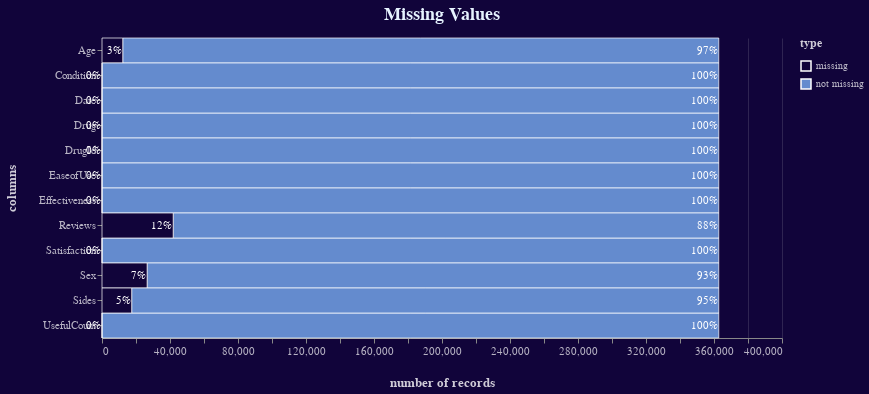

Source (notebook cell):
### Markdown cell above
### **Missing Values**

### Code cell
def missing_values(df):

    """Returns a summary of missing values in df"""
    nrows = df.shape[0]
    data = []

    def pct(n, total):
        return round(n/total, 2)

    for col in df.columns:

        # string (Object) type columns
        if df[col].dtype.kind == "O":
            df[col] = df[col].str.strip()
            nulls = df[df[col] == ""][col].count()
            nulls += df[col].isnull().sum()

            # numerical (int) type columns
        elif df[col].dtype.kind == "i":
            nulls = df[col].isnull().sum()

        pctofnulls = pct(nulls, nrows)
        data.extend(
            [{"column": col, "pct": 1-pctofnulls, "num of records": nrows-nulls,
              "type": "not missing"},
             {"column": col, "pct": pctofnulls, "num of records": nulls,
              "type": "missing"}])

    return pd.DataFrame(data)

missing = missing_values(df)

bars = (alt.Chart()
           .mark_bar(size=25,
                     strokeWidth=1,
                     stroke="white",
                     strokeOpacity=0.7,
                     )
           .encode(x=alt.X("sum(num of records)",
                           axis=alt.Axis(title="number of records",
                                         grid=True)),
                   y=alt.Y("column:O",
                           axis=alt.Axis(title="columns")),
                   tooltip=("column", "type", "num of records:Q",
                            alt.Tooltip("pct:Q", format=".1%")),
                   color=alt.Color("type",
                                   scale=alt.Scale(range=["#11043a",
                                                          "#648bce"])))
           .properties(title="Missing Values"))

text = (alt.Chart()
           .mark_text(align="right",
                      dx=-1)
           .encode(x=alt.X("sum(num of records)",
                           stack="zero"),
                   y=alt.Y("column"),
                   color=alt.Color("type",
                                   legend=None,
                                   scale=alt.Scale(range=["white"])),
                   text=alt.Text("pct", format=".0%")))

(alt.layer(bars, text, data = missing)
    .configure(background='#11043a')
    .configure_title(font="Arial",
                     fontSize=18,
                     color="#e6f3ff",
                     dy=-10)
    .configure_text(color="white")
    .configure_legend(titleFontSize=12,
                      titleColor="white",
                      tickCount=10,
                      titleOpacity=0.8,
                      labelColor="white",
                      labelOpacity=0.7,
                      titlePadding=10)
.configure_axis(titleFontSize=13,
                    titlePadding=20,
                    titleColor="white",
                    titleOpacity=0.8,
                    labelFontSize=11,
                    labelColor="white",
                    labelOpacity=0.7,
                    tickOffset=0,
                    grid=False,
                    gridOpacity=0.15)
    .configure_view(strokeWidth=0)
    .resolve_scale(color='independent')
    .properties(height=300, width=680))

### Figure 1 — Vega-Lite specification as saved in the notebook (floating-point values rounded to 4 significant figures)
{"config": {"view": {"continuousWidth": 400, "continuousHeight": 300, "strokeWidth": 0}, "axis": {"grid": false, "gridOpacity": 0.15, "labelColor": "white", "labelFontSize": 11, "labelOpacity": 0.7, "tickOffset": 0, "titleColor": "white", "titleFontSize": 13, "titleOpacity": 0.8, "titlePadding": 20}, "background": "#11043a", "legend": {"labelColor": "white", "labelOpacity": 0.7, "tickCount": 10, "titleColor": "white", "titleFontSize": 12, "titleOpacity": 0.8, "titlePadding": 10}, "text": {"color": "white"}, "title": {"color": "#e6f3ff", "dy": -10, "font": "Arial", "fontSize": 18}}, "layer": [{"mark": {"type": "bar", "size": 25, "stroke": "white", "strokeOpacity": 0.7, "strokeWidth": 1}, "encoding": {"color": {"field": "type", "scale": {"range": ["#11043a", "#648bce"]}, "type": "nominal"}, "tooltip": [{"field": "column", "type": "nominal"}, {"field": "type", "type": "nominal"}, {"field": "num of records", "type": "quantitative"}, {"field": "pct", "format": ".1%", "type": "quantitative"}], "x": {"aggregate": "sum", "axis": {"grid": true, "title": "number of records"}, "field": "num of records", "type": "quantitative"}, "y": {"axis": {"title": "columns"}, "field": "column", "type": "ordinal"}}, "title": "Missing Values"}, {"mark": {"type": "text", "align": "right", "dx": -1}, "encoding": {"color": {"field": "type", "legend": null, "scale": {"range": ["white"]}, "type": "nominal"}, "text": {"field": "pct", "format": ".0%", "type": "quantitative"}, "x": {"aggregate": "sum", "field": "num of records", "stack": "zero", "type": "quantitative"}, "y": {"field": "column", "type": "nominal"}}}], "data": {"name": "data-89691beb073370a899f58f8447af06c2"}, "height": 300, "resolve": {"scale": {"color": "independent"}}, "width": 680, "$schema": "https://vega.github.io/schema/vega-lite/v4.17.0.json", "datasets": {"data-89691beb073370a899f58f8447af06c2": [{"column": "Age", "pct": 0.97, "num of records": 350604, "type": "not missing"}, {"column": "Age", "pct": 0.03, "num of records": 12202, "type": "missing"}, {"column": "Condition", "pct": 1.0, "num of records": 362763, "type": "not missing"}, {"column": "Condition", "pct": 0.0, "num of records": 43, "type": "missing"}, {"column": "Drug", "pct": 1.0, "num of records": 362806, "type": "not missing"}, {"column": "Drug", "pct": 0.0, "num of records": 0, "type": "missing"}, {"column": "DrugId", "pct": 1.0, "num of records": 362806, "type": "not missing"}, {"column": "DrugId", "pct": 0.0, "num of records": 0, "type": "missing"}, {"column": "EaseofUse", "pct": 1.0, "num of records": 362806, "type": "not missing"}, {"column": "EaseofUse", "pct": 0.0, "num of records": 0, "type": "missing"}, {"column": "Effectiveness", "pct": 1.0, "num of records": 362806, "type": "not missing"}, {"column": "Effectiveness", "pct": 0.0, "num of records": 0, "type": "missing"}, {"column": "Satisfaction", "pct": 1.0, "num of records": 362806, "type": "not missing"}, {"column": "Satisfaction", "pct": 0.0, "num of records": 0, "type": "missing"}, {"column": "Sex", "pct": 0.93, "num of records": 336269, "type": "not missing"}, {"column": "Sex", "pct": 0.07, "num of records": 26537, "type": "missing"}, {"column": "Reviews", "pct": 0.88, "num of records": 320923, "type": "not missing"}, {"column": "Reviews", "pct": 0.12, "num of records": 41883, "type": "missing"}, {"column": "UsefulCount", "pct": 1.0, "num of records": 362806, "type": "not missing"}, {"column": "UsefulCount", "pct": 0.0, "num of records": 0, "type": "missing"}, {"column": "Sides", "pct": 0.95, "num of records": 345346, "type": "not missing"}, {"column": "Sides", "pct": 0.05, "num of records": 17460, "type": "missing"}, {"column": "Date", "pct": 1.0, "num of records": 362806, "type": "not missing"}, {"column": "Date", "pct": 0.0, "num of records": 0, "type": "missing"}]}}
